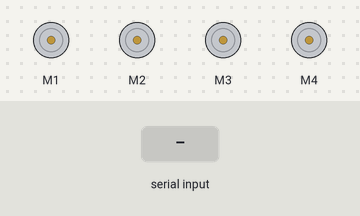
Bench run of a sketch on a simulated Arduino Uno, built with avr-gcc and run on an emulated ATmega328P. Shown: 4 × DC motor (green arrow = forward, orange = backward, longer = faster). The inputs (shaded band) are chosen by the test bench. What the sketch prints to the serial monitor is not drawn.

Above: at 1.2 s.
1.3 s: "f" received over Serial
At 1.7 s:
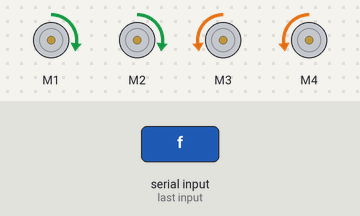
2.8 s: "b" received over Serial
At 4.0 s:
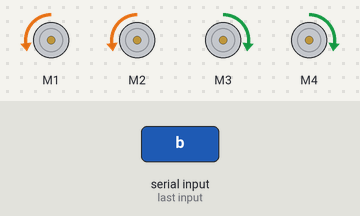
4.3 s: "r" received over Serial
At 5.3 s:
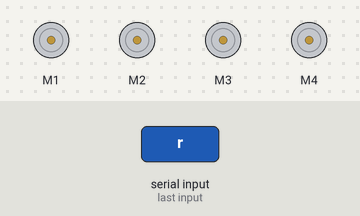
5.9 s: "l" received over Serial
At 6.5 s:
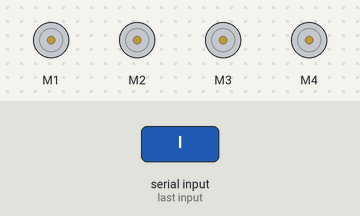
Timing chart, 0 to 8.5 s (numbered marks = the images above; inputs shaded):
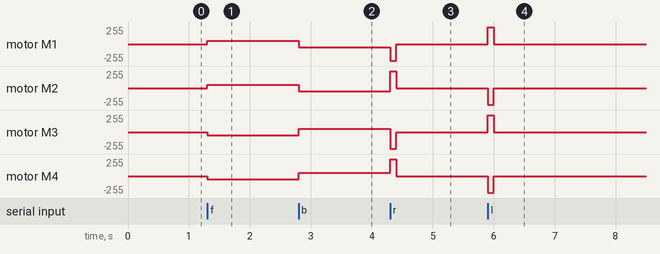

Measured:
- after the input at 1.3 s, motor M1, motor M2: stopped → forward 50/255 at once; motor M3, motor M4: stopped → backward 50/255 at once
- after the input at 2.8 s, motor M1, motor M2: forward 50/255 → backward 50/255 at once; motor M3, motor M4: backward 50/255 → forward 50/255 at once
- after the input at 4.3 s, motor M1: backward 50/255 → backward 250/255 at once, → stopped 0.10 s later; motor M2: backward 50/255 → forward 250/255 at once, → stopped 0.10 s later; motor M3: forward 50/255 → backward 250/255 at once, → stopped 0.10 s later; motor M4: forward 50/255 → forward 250/255 at once, → stopped 0.10 s later
- after the input at 5.9 s, motor M1, motor M3: stopped → forward 250/255 at once, → stopped 0.10 s later; motor M2, motor M4: stopped → backward 250/255 at once, → stopped 0.10 s later

The sketch:

car.ino
```cpp
// (licence header left out)
#include <AFMotor.h>

AF_DCMotor motor1(1);
AF_DCMotor motor2(2);
AF_DCMotor motor3(3);
AF_DCMotor motor4(4);


void setup() {
  Serial.begin(9600);           // set up Serial library at 9600 bps
  Serial.println("Motor test!");

  // turn on motor
  motor1.setSpeed(50);
  motor1.run(RELEASE);

  motor2.setSpeed(50);
  motor2.run(RELEASE);

  motor3.setSpeed(50);
  motor3.run(RELEASE);

  motor4.setSpeed(50);
  motor4.run(RELEASE);

}

void loop() {
  if ( Serial.available()) {
    char ch = Serial.read();

    switch(ch) {
      case 'f':
        Serial.print("f");

        motor1.run(FORWARD);
        motor2.run(FORWARD);
        motor3.run(BACKWARD);
        motor4.run(BACKWARD);
        break;
      case 'b':
        Serial.print("b");
        motor1.run(BACKWARD);
        motor2.run(BACKWARD);
        motor3.run(FORWARD);
        motor4.run(FORWARD);
        break;
      case 'r':
        Serial.print("r");
        motor1.run(BACKWARD);
        motor2.run(FORWARD);
        motor3.run(BACKWARD);
        motor4.run(FORWARD);
        motor1.setSpeed(250);
        motor2.setSpeed(250);
        motor3.setSpeed(250);
        motor4.setSpeed(250);
        delay(100);
        // turn on motor
        motor1.setSpeed(50);
        motor1.run(RELEASE);

        motor2.setSpeed(50);
        motor2.run(RELEASE);

        motor3.setSpeed(50);
        motor3.run(RELEASE);

        motor4.setSpeed(50);
        motor4.run(RELEASE);

        break;
      case 'l':
        Serial.print("l");
        motor1.run(FORWARD);
        motor2.run(BACKWARD);
        motor3.run(FORWARD);
        motor4.run(BACKWARD);
        motor1.setSpeed(250);
        motor2.setSpeed(250);
        motor3.setSpeed(250);
        motor4.setSpeed(250);
        delay(100);
        // turn on motor
        motor1.setSpeed(50);
        motor1.run(RELEASE);

        motor2.setSpeed(50);
        motor2.run(RELEASE);

        motor3.setSpeed(50);
        motor3.run(RELEASE);

        motor4.setSpeed(50);
        motor4.run(RELEASE);

        break;
      case 's':

        Serial.print("s");

        motor1.run(RELEASE);
        motor2.run(RELEASE);
        motor3.run(RELEASE);
        motor4.run(RELEASE);
        break;
    }
  }
}
```
